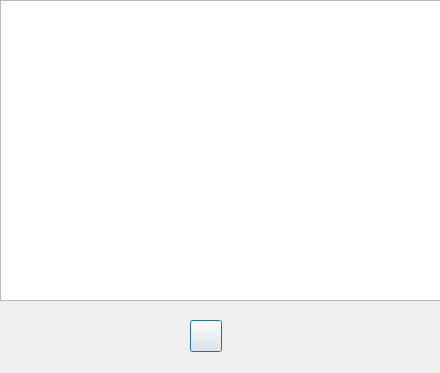
<?xml version="1.0" encoding="UTF-8"?>
<ui version="4.0">
 <class>dlg_list</class>
 <widget class="QDialog" name="dlg_list">
  <property name="geometry">
   <rect>
    <x>0</x>
    <y>0</y>
    <width>440</width>
    <height>373</height>
   </rect>
  </property>
  <property name="windowTitle">
   <string>Dialog</string>
  </property>
  <widget class="QListWidget" name="listWidget">
   <property name="geometry">
    <rect>
     <x>0</x>
     <y>0</y>
     <width>441</width>
     <height>301</height>
    </rect>
   </property>
  </widget>
  <widget class="QPushButton" name="file_btn">
   <property name="geometry">
    <rect>
     <x>190</x>
     <y>320</y>
     <width>32</width>
     <height>32</height>
    </rect>
   </property>
   <property name="minimumSize">
    <size>
     <width>32</width>
     <height>32</height>
    </size>
   </property>
   <property name="maximumSize">
    <size>
     <width>32</width>
     <height>32</height>
    </size>
   </property>
   <property name="styleSheet">
    <string notr="true">border-image: url(:/img/folder.svg);</string>
   </property>
   <property name="text">
    <string/>
   </property>
  </widget>
 </widget>
 <resources/>
 <connections/>
</ui>
